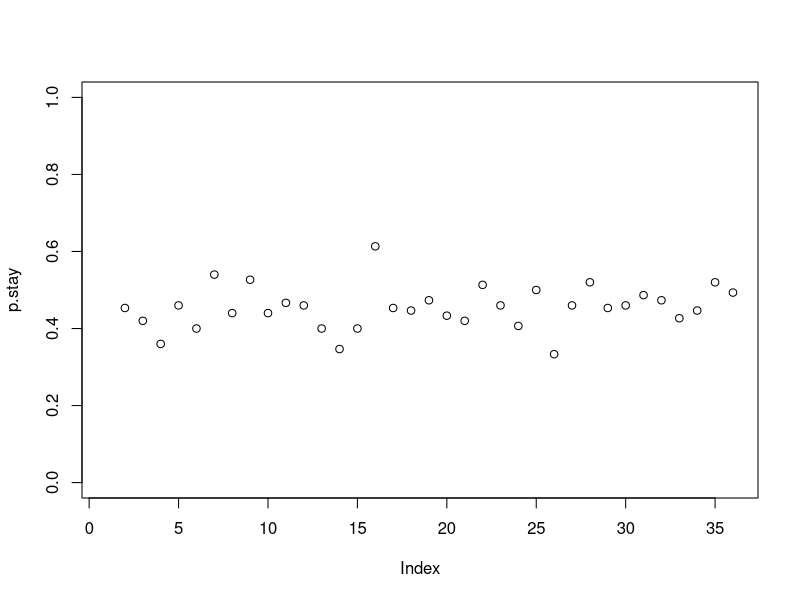

Write the R code that produced this figure.
rm(list=ls())

df<- read.csv('./data/empirical_data/df_raw.csv')
library(dplyr)

df <-df %>% filter(block_type==' test')

df= df %>% mutate(stay = (choice_card == lag(choice_card))*1, 
                  reward_oneback = lag(reward),
                  reoffer_chosen_oneback = (lag(choice_card) == left_offer | lag(choice_card) ==right_offer),
                  exp_value_unchosen = ifelse(exp_value_chosen == exp_value_left, exp_value_right,exp_value_left),
                  accuracy = (exp_value_chosen > exp_value_unchosen)*1,
                  stay_key = (choice_key == lag(choice_key))*1,
                  delta_exp_value = abs(exp_value_chosen - exp_value_unchosen),
                  condition_oneback =lag(condition),
)

df= df %>% mutate(abort = ( rt < 0.2 | rt > 4 | is.na(rt)))

#######omit subjects with more the 90% stay for key ----------------------

df%>%
  group_by(subject)%>%
  summarise(p.stay=mean(stay_key))%>%
  with(plot(p.stay,ylim=c(0,1)))

print('no subjects were ommited, all had pstay_key<0.9')


#######omit subjects with more the 25% trials aborted due to very long, very short RTs and first trial----------------------

p.abort=df%>%group_by(subject)%>%summarise(p.abort=mean(abort))%>%mutate(above_threshold=(p.abort>.25))
sum(p.abort$above_threshold)

#subj.list=p.abort$subject[p.abort$above_threshold==0]
#df=df%>%filter(subject%in%subj.list)

print('we ommited 0 participants since they had more then 25% trial ommited due to fast/slow RTs')


#######filter ----------------------

mean(df$abort)
print('we then ommited 2% of trials due to fast/slow rts or first trial in the block')

df=df%>%filter(abort==0)

df<-na.omit(df)


df= df %>% mutate(reoffer_unchosen_oneback = (lag(unchosen_card) == left_offer | lag(unchosen_card) ==right_offer),
                  stay_unchosen = lag(unchosen_card) == choice_card)

save(df, file='./data/empirical_data/df.rdata')

